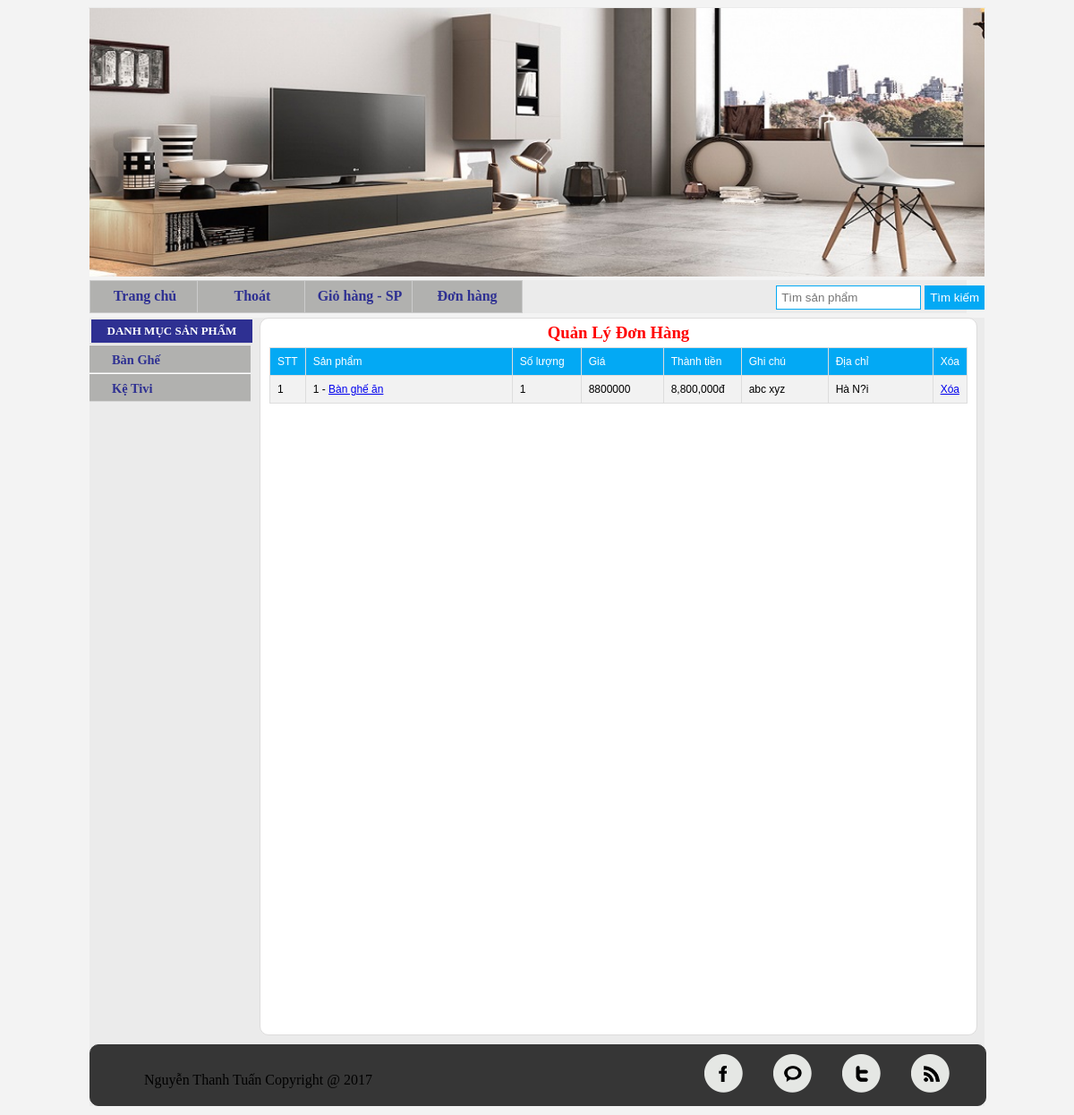
The app's page /don-hang.html (signed in) with its own data.
### tables this page shows
CREATE TABLE `loaisp` (
  `maloai` varchar(50) NOT NULL,
  `ten` varchar(200) NOT NULL
);

CREATE TABLE `donhang` (
  `id` int(11) NOT NULL,
  `sanpham` int(11) NOT NULL,
  `username` varchar(255) NOT NULL,
  `ghichu` text NOT NULL,
  `soluong` int(11) NOT NULL,
  `giaban` double NOT NULL,
  `trangthai` int(11) NOT NULL,
  `diachi` text NOT NULL
);

CREATE TABLE `sanpham` (
  `mahang` int(20) NOT NULL,
  `tenhang` varchar(50) NOT NULL,
  `alias` varchar(255) NOT NULL,
  `giatien` int(20) NOT NULL,
  `slogan` varchar(255) NOT NULL,
  `maloai` varchar(50) NOT NULL,
  `chitiet` text NOT NULL,
  `hinhanh` varchar(20) NOT NULL,
  `sogr1sp` int(5) NOT NULL
);

### clspage.php (called while the page is built, shortened)
<?php
class Paging
{
    function rowStart($limit)
    {
        return (!isset($_GET['page'])) ? 0 :  ($_GET['page']-1) * $limit;
    }
}

### quanlydonhangcuaban.php (the view, shortened to what this page needs)
    <?php
include("clspage.php");
$paging = new Paging; $limit =10;
$paging->findTotal($link,'donhang');
$paging->findPages($limit);
$start =$paging->rowStart($limit);
$sql="select a.*,b.tenhang,b.giatien,b.alias,c.hoten,c.dienthoai from donhang a,sanpham b,thanhvien c where a.sanpham=b.mahang and a. username=c.username and c.username='".$_SESSION['username']."' order by id desc limit ".$start.",".$limit;
$result=mysql_query($sql);
?>
<table width="" border="1" background="">
    <h3 class="tbltitle">Quản lý đơn hàng</h3>
    <tr>
        <td width="20"><div align="left">STT</div></td>
        <td width=""><div align="left">Sản phẩm</div></td>
        <td width="60"><div align="left">Số lượng</div></td>
        <td width="75"><div align="left">Giá</div></td>
        <td width="70"><div align="left">Thành tiền</div></td>
        <td width="80"><div align="left">Ghi chú</div></td>
        <td width="100"><div align="left">Địa chỉ</div></td>
        <td width="20"><div align="left">Xóa</div></td>
    </tr>
    <?php
    $i=1;
    while($rows=mysql_fetch_array($result))
    {
        ?>
        <tr>
            <td><div align="left"><?php echo $i;?></div></td>
            <td><div align="left"><?php echo $rows['sanpham'];?> - <a href="index.php?chitiet=<?php echo $rows['sanpham']; ?>&alias:<?php echo $rows['alias']; ?>"><?php echo $rows['tenhang']; ?></a></div></td>
            <td><?php echo $rows['soluong'];?></td>
            <td><div align="left"><?php echo $rows['giaban'];?>
            </div></td>
            <td><div align="left"><?php echo number_format($rows['giaban']*$rows['soluong']);?>đ
            </div></td>
            <td><div align="left"><?php echo $rows['ghichu'];?></div></td>
            <td><div align="left"><?php echo $rows['diachi'];?></div></td>
            <td><div align="left"><a href="index.php?action=110&del=<?php echo $rows['id'];?>">Xóa</a></div></td>
        </tr>
        <?php
        $i++;
    }
    ?>
</table>

### theleft.php (shortened to what this page needs)
<?php
$sql= "select * from loaisp";
$result= mysql_query($sql);
?>
<div class="leftwapper">
    <h2><a href="/">Danh Mục Sản Phẩm</a></h2>
    <ul class="menu_cate">
        <?php
        while($rows=mysql_fetch_array($result))
        {
            ?>
            <li>
                <a href="danhmuc-<?php echo $rows['maloai'];?>.html"><?php echo $rows['ten'];?></a>
            </li>
            <?php
        }
        ?>
    </ul>
</div>

### css.css (style rules this page uses)
.leftwapper { float: left; width: 100%; background: rgba(204, 204, 204, 0.7); }
.leftwapper h2 { float: left; margin: 0px; padding: 0px; width: 100%; margin-bottom: 1px; }
.leftwapper h2 a { text-decoration: none; text-transform: uppercase; font-size: 13px; padding: 5px 2%; background: #2e3092; border: 1px solid #EBEBEB; float: left; color: white; width: 96%; text-align: center; }
ul.menu_cate { float: left; width: 100%; list-style: none; margin: 0px; padding: 0px; }
ul.menu_cate li { line-height: 33px; background: #b1b1af; list-style: none; border-top: #fff solid 1px; border-bottom: #d4d4d4 solid 1px; }
ul.menu_cate li a { color: #2e3092; font-size: 0.9em; font-weight: bold; padding-left: 25px; display: block; height: 30px; text-decoration: none; text-transform: capitalize; }
.leftwapper h2 { border: 1px solid #EBEBEB; border-bottom: none; }
ul { margin: 10px 0; list-style: disc inside none; padding: 0px; }
.wright table { font-size: 14px; font-family: "Trebuchet MS", Arial, Helvetica, sans-serif; border-collapse: collapse; border-spacing: 0; width: 100%; }
.wright table tr:first-child { padding-top: 11px; padding-bottom: 11px; background-color: #03A9F4; color: white; border: 1px solid #ddd; text-align: left; padding: 8px; }
.wright table tr:nth-child(even) { background-color: #f2f2f2; }
.wright table tr td { border: 1px solid #ddd; text-align: left; padding: 8px; font-size: 12px; }
h3.tbltitle { text-align: center; padding: 5px; margin: 0px; color: red; text-transform: capitalize; }

### records on screen
loaisp: ten "Bàn Ghế"
loaisp: ten "Kệ Tivi"
donhang: sanpham "1", sanpham.tenhang "Bàn ghế ăn", soluong "1", giaban "8800000", $rows['giaban']*$rows['soluong'] "8,800,000", ghichu "abc xyz", diachi "Hà N?i"
